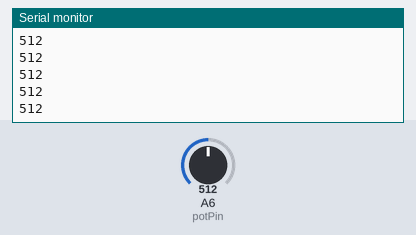
Simulated run of this sketch. Board: Arduino Nano, built with avr-gcc and run on an emulated ATmega328P. Parts: the last lines printed to the serial monitor. The inputs (shaded band) are chosen by the test bench; at power-on: A6 (potPin) = 512.

Above: at 1.2 s.
1.3 s: A6 (potPin) set to 716
At 1.31 s:
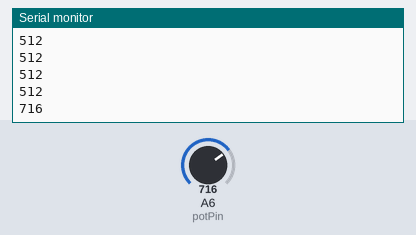
2.8 s: A6 (potPin) set to 900
At 2.81 s:
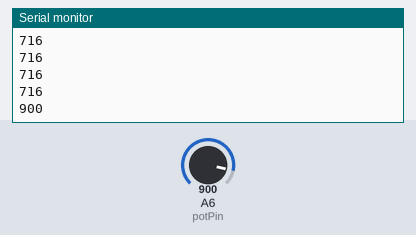
Timing chart, 0 to 5.8 s (numbered marks = the images above; inputs shaded):
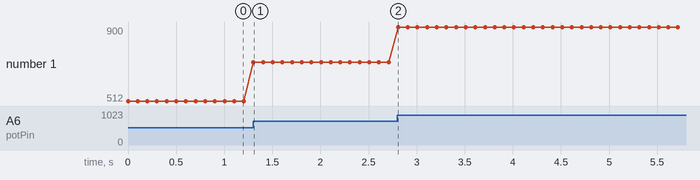

The sketch:

arbd1_potentiometer.ino
```cpp
int potPin=A6;
int k;
void setup() {
  // put your setup code here, to run once:
pinMode(potPin,INPUT);
Serial.begin(9600);
}

void loop() {
  // put your main code here, to run repeatedly:
  k=analogRead(potPin);
Serial.println(k);
delay(100);
}
```

Measured:
- after the input at 1.3 s, the serial monitor: prints a new line at once (image 1)
- after the input at 2.8 s, the serial monitor: prints a new line at once (image 2)
- plotted number 1: 512 → 716 after the input at 1.3 s, 716 → 900 after the input at 2.8 s
